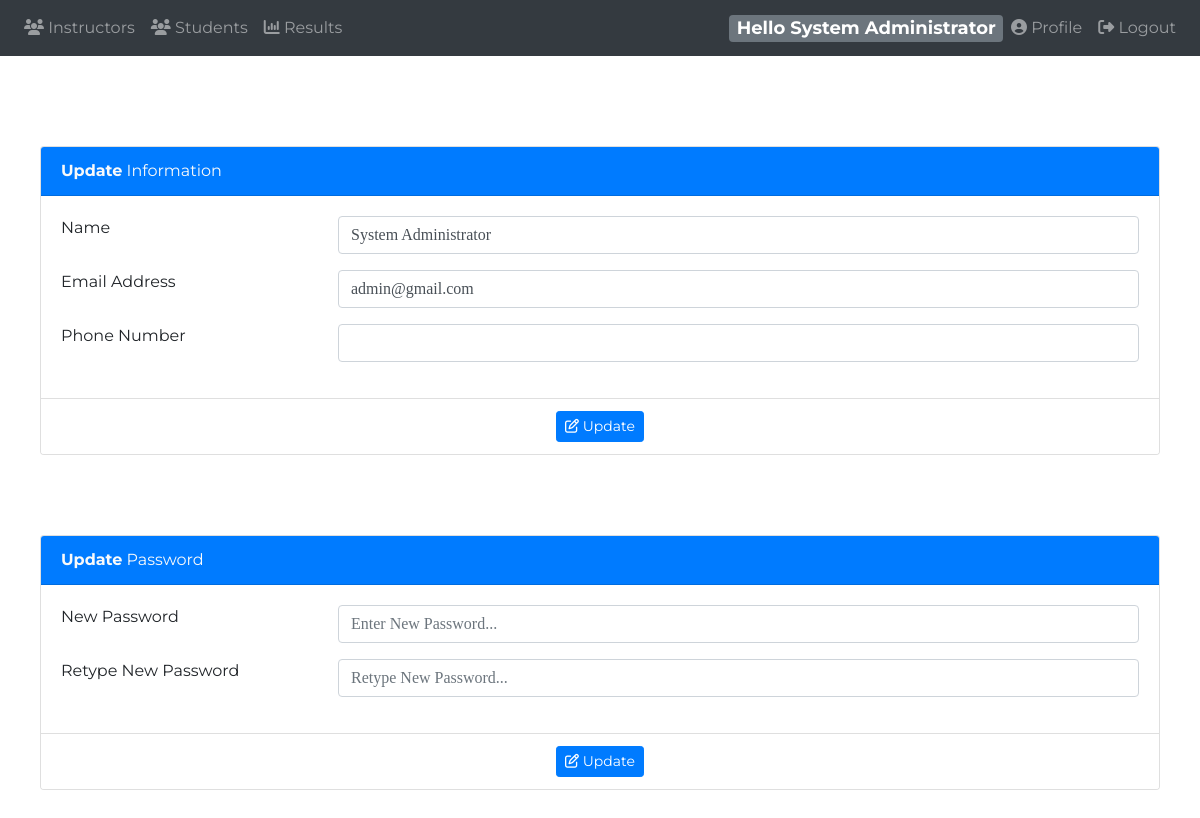
Before: /instructor/?profile (signed in) with the older database file.
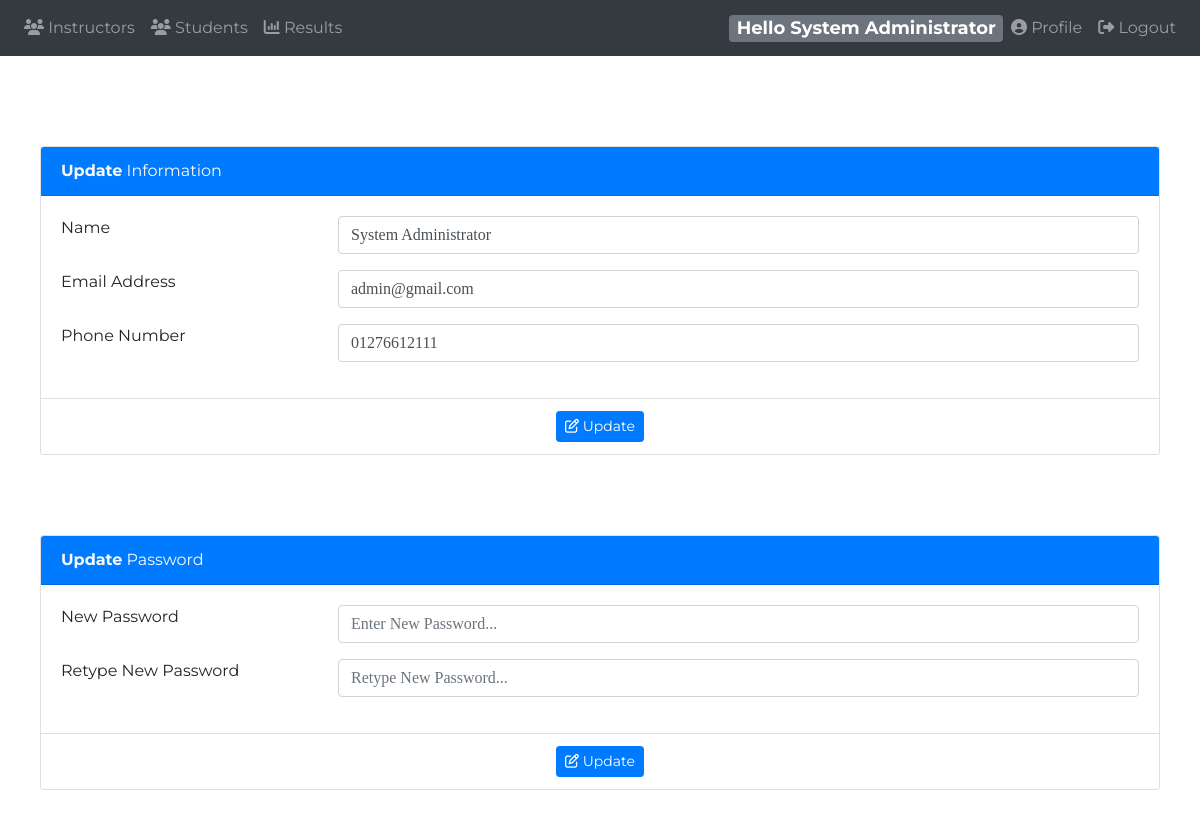
After: the same page with the newer database file.
### tables this page shows
CREATE TABLE `instructor` (
  `id` int(11) NOT NULL,
  `name` varchar(120) NOT NULL,
  `email` varchar(120) NOT NULL,
  `password` varchar(100) NOT NULL,
  `phone` varchar(13) NOT NULL,
  `password_token` varchar(100) DEFAULT NULL,
  `token_expire` timestamp NULL DEFAULT NULL,
  `suspended` int(11) NOT NULL DEFAULT 0,
  `isAdmin` tinyint(1) NOT NULL DEFAULT 0
);

### instructor/app/model/dbh.class.php (called while the page is built)
<?php
class dbh {
    private $host = "localhost";
     private $port = "3306";
    private $username = "root";
    private $password = "";
  private $dbName = "online_exam";
    public function connect() {
        try {
            $dsn = "mysql:host={$this->host};port={$this->port};dbname={$this->dbName};charset=utf8mb4";
            $pdo = new PDO($dsn, $this->username, $this->password);
            $pdo->setAttribute(PDO::ATTR_ERRMODE, PDO::ERRMODE_EXCEPTION);
            $pdo->setAttribute(PDO::ATTR_DEFAULT_FETCH_MODE, PDO::FETCH_ASSOC);
            return $pdo;
        } catch (PDOException $e) {
            die("   Eror Connection Database " . $e->getMessage());
        }
    }
}

### instructor/app/model/instructor.class.php (called while the page is built, shortened)
<?php
class Instructor extends dbh {
    public function getByEmail($email) {
        $sql = "SELECT id, name, password, email, phone, isAdmin FROM instructor WHERE email = :email";
        $stmt = $this->connect()->prepare($sql);
        $stmt->bindParam(":email", $email);
        $stmt->execute();
        return $stmt->fetch(PDO::FETCH_OBJ);
    }
}

### instructor/app/view/profile.php (the view, shortened to what the changed rows need)
<?php
   require_once 'header.php';
   require_once 'navbar.php';
  $inst = new instructor();
  $instructor = $inst->getByEmail($_SESSION['mydata']->email);
   ?>
<div class="content" style="margin-top:50px">
   <div class="row">
   <div class="col-lg-12">
      <div class="card">
         <div class="card-header bg-primary text-light">
            <strong>Update</strong> Information
         </div>
         <div class="card-body card-block">
      <form action="app/controller/instructor.inc.php?action=updateInfo" method="post" id="updateInfo" class="form-horizontal">
				<div class="row form-group">
					<div class="col col-md-3"><label for="profname" class=" form-control-label">Name</label></div>
					<div class="col-12 col-md-9">
					<input type="text" name="profname" value="<?php echo $instructor->name;?>" required="" class="form-control">
					</div>
				</div>
				<div class="row form-group">
					<div class="col col-md-3"><label for="email" class="form-control-label">Email Address</label></div>
					<div class="col-12 col-md-9"><input type="email" name="email" value="<?php echo $instructor->email;?>" placeholder="Enter Email" class="form-control"></div>
				</div>
				<div class="row form-group">
					<div class="col col-md-3"><label for="phonenum" class=" form-control-label">Phone Number</label></div>
					<div class="col-12 col-md-9">
					<input type="text" name="phonenum" value="<?php echo $instructor->phone;?>" required="" class="form-control">
					</div>
				</div>
            </form>
         </div>
       <div class="card-footer text-center">
          <button type="submit" form="updateInfo" class="btn btn-primary btn-sm">
          <i class="fa fa-edit"></i> Update
                   </button>
       </div>
      </div>
   </div>
   <div class="col-lg-12">
         <div class="card">
         <div class="card-header bg-primary text-light">
            <strong>Update</strong> Password
         </div>
         <div class="card-body card-block" >
            <form action="app/controller/instructor.inc.php?action=updatePassword" id="updatePassword" method="post" class="form-horizontal">
               <div class="row form-group">
                  <div class="col col-md-3"><label for="new-password" class=" form-control-label">New Password</label></div>
                  <div class="col-12 col-md-9"><input type="password" name="password"  placeholder="Enter New Password..." class="form-control"></div>
               </div>
               <div class="row form-group">
                  <div class="col col-md-3"><label for="hf-password" class=" form-control-label">Retype New Password</label></div>
                  <div class="col-12 col-md-9"><input type="password" name="repassword" placeholder="Retype New Password..." class="form-control"></div>
               </div>
            </form>
         </div>
         <div class="card-footer text-center">
            <button type="submit" form="updatePassword" class="btn btn-primary btn-sm">
            <i class="fa fa-edit"></i> Update
                     </button>
            </div>
      </div>
   </div>
   </div>
</div>
<?php
require_once 'footer.php';
?>

### instructor/app/view/navbar.php (shortened to what the changed rows need)
<?php
$obj = new instructor();
$usr = $obj->getByEmail($_SESSION['mydata']->email);
?>
<body>
  <nav class="navbar navbar-icon-top navbar-expand-lg navbar-dark bg-dark">
    <div class="collapse navbar-collapse" id="navbarSupportedContent">
      <ul class="navbar-nav mr-auto">
        <?php
          if($_SESSION['mydata']->isAdmin){ ?>
            <li class="nav-item <?php echo (isset($_GET['instructors'])?'active':'') ?>">
              <a class="nav-link" href="?instructors">
                <i class="fa fa-group"></i>
                Instructors
              </a>
            </li>
            <li class="nav-item <?php echo (isset($_GET['students'])?'active':'') ?>">
              <a class="nav-link" href="?students">
              <i class="fa fa-group"></i>
              Students
              </a>
            </li>
            <li class="nav-item <?php echo (isset($_GET['results'])?'active':'') ?>">
              <a class="nav-link" href="?results">
              <i class="fa fa-bar-chart"></i>
              Results
              </a>
            </li>
<?php } ?>
      </ul>
      <span class="badge badge-secondary">Hello <?php echo $_SESSION['mydata']->name ?></span>
      <ul class="navbar-nav ">
        <li class="nav-item">
          <a class="nav-link" href="?profile">
          <i class="fa fa-user-circle"></i>
          Profile
          </a>
        </li>
        <li class="nav-item">
          <a class="nav-link" href="?logout">
          <i class="fas fa-sign-out-alt"></i>
          Logout
          </a>
        </li>
      </ul>
    </div>
  </nav>

Changed rows visible on the page:
changed instructor "System Administrator": phonenum (not shown) → "01276612111"
